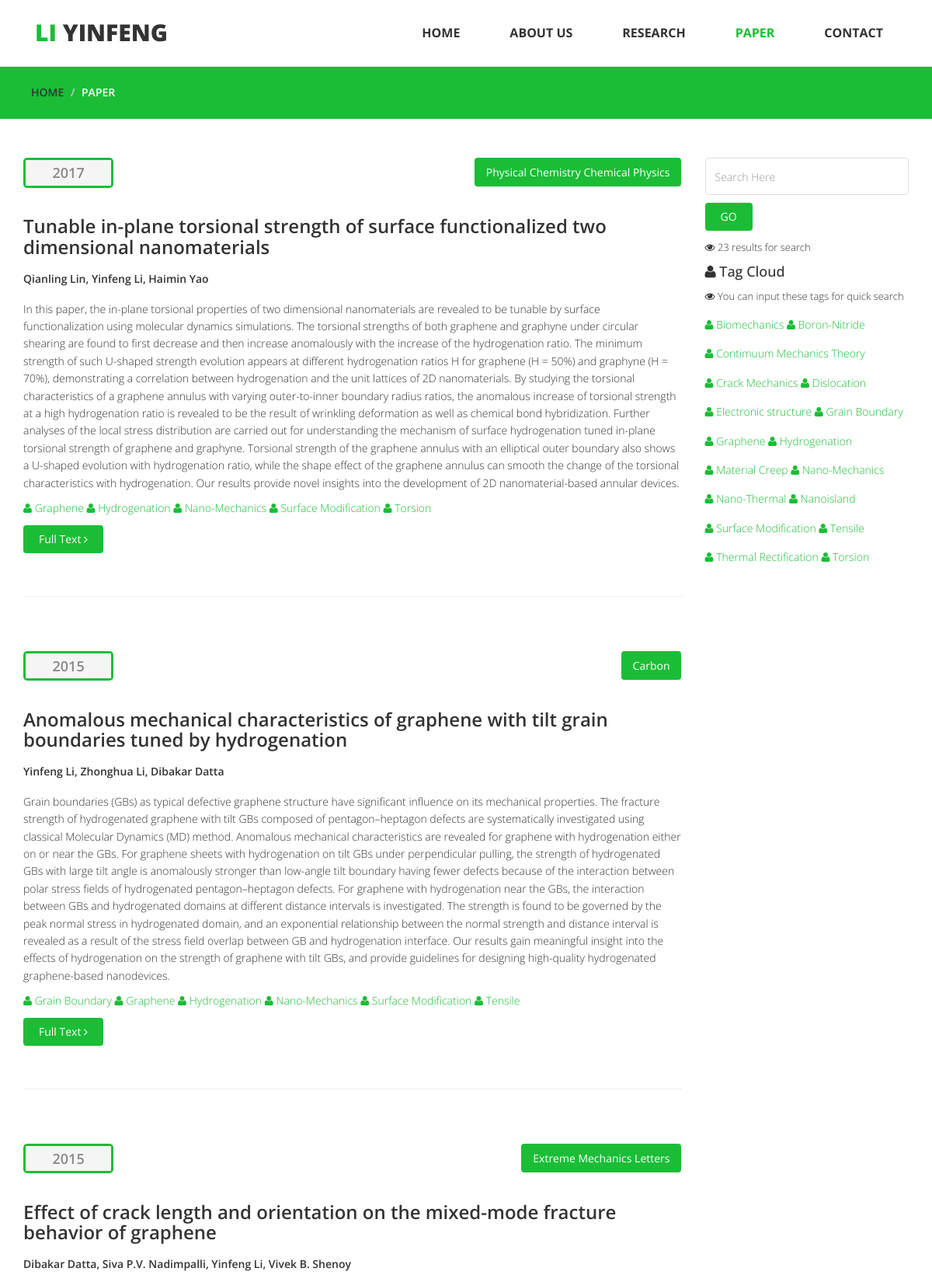
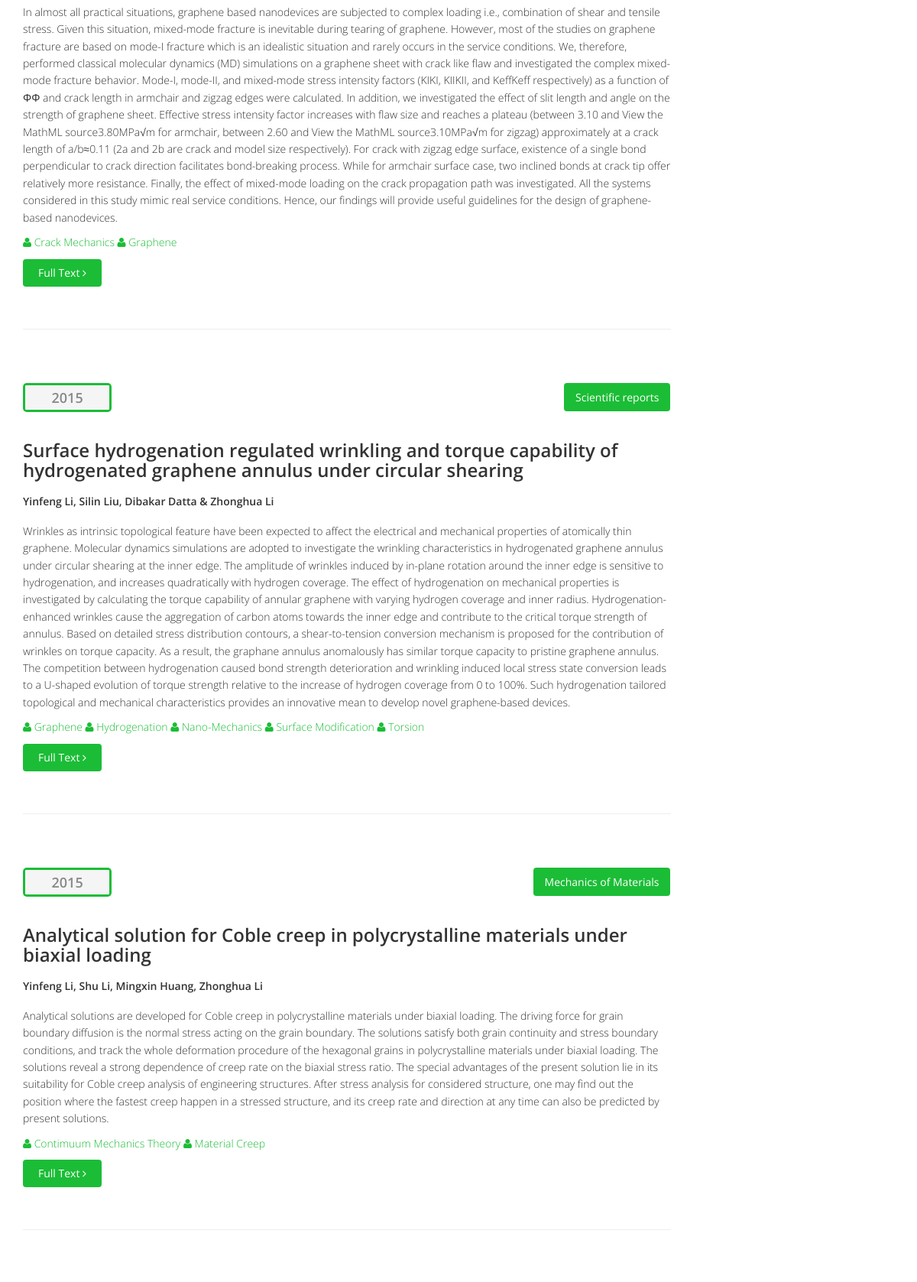
/base/blog.html/?page=2 (upper part), run on the app's committed database (2 pictures, top to bottom).
### base/models.py (models this page shows, shortened)
@python_2_unicode_compatible
class Article(models.Model):
    column = models.ManyToManyField(Column, blank=True, null=True, verbose_name = 'belong to')
    title = models.CharField(max_length=256)
    author = models.CharField(max_length=256)
    abstract = models.TextField('abstract')
    publishment = models.CharField(max_length=256)
    upload_date = models.DateTimeField(auto_now_add=True, editable=True)
    articleurl = models.CharField(max_length=256)
    publish_year = models.IntegerField()
    class Meta:
        verbose_name = 'article'
        verbose_name_plural = 'article'
    objects = ArticleManager()

@python_2_unicode_compatible
class Column(models.Model):
    name = models.CharField('column_name', max_length=256)
    intro = models.TextField('introduction', default='')
    class Meta:
        verbose_name = 'column'
        verbose_name_plural = 'column'
        ordering = ['name']

### base/views.py (the view, shortened to what this page needs)
def blog(request):
    article_column = Column.objects.all()
    keyword = request.POST.get('searchWords')
    allArticle = Article.objects.query_by_time()
    SearchResult = []
    if keyword == None:
        SearchResult = allArticle
    if len(SearchResult) == 0:
        SearchStatus = "Error"
    else:
        SearchStatus = "Success"
    ResultAmount = len(SearchResult)
    paginator = Paginator(SearchResult, 6)  # Show n articles per page
    page = request.GET.get('page')
    try:
        contacts = paginator.page(page)
    except PageNotAnInteger:
        contacts = paginator.page(1)
    except EmptyPage:
        contacts = paginator.page(paginator.num_pages)
    return render(request, 'blog.html', {"keyword": keyword,
                                                "Contacts": contacts,
                                                "SearchStatus": SearchStatus,
                                                "ResultAmount": ResultAmount,
                                         "article_column":article_column})

### base/models.py (called while the page is built)
    def query_by_time(self):
        query = self.get_queryset().order_by('-publish_year')
        return query

### templates/blog.html (shortened to what this page needs)
<!DOCTYPE html>
<html lang="en">
  <head>
    {% load staticfiles %}
    <link href="{% static "css/bootstrap.min.css" %}" rel="stylesheet">
	<link rel="stylesheet" href="{% static "css/font-awesome.min.css" %}">
	<link rel="stylesheet" href="{% static "css/animate.css" %}">
	<link href="{% static "css/prettyPhoto.css" %}" rel="stylesheet">
	<link href="{% static "css/style.css" %}" rel="stylesheet" />
  </head>
  <body>
	<header>
		<nav class="navbar navbar-default navbar-fixed-top" role="navigation">
			<div class="navigation">
				<div class="container">
					<div class="navbar-header">
						<div class="navbar-brand">
							<a href="/base/index.html"><h1><span>Li </span>Yinfeng</h1></a>
						</div>
					</div>
					<div class="navbar-collapse collapse">
						<div class="menu">
							<ul class="nav nav-tabs" role="tablist">
								<li role="presentation"><a href="/base/index.html">Home</a></li>
								<li role="presentation"><a href="/base/about.html">About Us</a></li>
								<li role="presentation"><a href="/base/services.html">Research</a></li>
								<li role="presentation"><a href="/base/blog.html"  class="active">Paper</a></li>
								<li role="presentation"><a href="/base/contact.html">Contact</a></li>
							</ul>
						</div>
					</div>
				</div>
			</div>
		</nav>
	</header>
	<div id="breadcrumb">
		<div class="container">
			<div class="breadcrumb">
				<li><a href="/base/index.html">Home</a></li>
				<li>Paper</li>
			</div>
		</div>
	</div>
	<section id="blog" class="container">
        <div class="blog">
            <div class="row">
                 <div class="col-md-9">
                     {% if SearchStatus == "Success" %}
                     {% for article in Contacts %}
                     <div class="blog-item">
                        <div class="row">
                            <div class="col-xs-12 col-sm-2">
                                <div class="entry-meta">
                                    <span id="publish_date">{{ article.publish_year }}</span>
                                </div>
                            </div>
                            <div class="col-xs-12 col-sm-10 blog-content">
                                <ul class="tag-cloud">
                                    <li><a class="btn btn-xs btn-primary">{{ article.publishment}}</a></li>
                                </ul>
                            </div>
                            <div class="col-xs-12  blog-content">
                                <h4>{{ article.title }}</h4>
                                <h5>{{ article.author}}</h5>
                                <p>{{ article.abstract}}</p>
                                <p>
                                    {% for column in article.column.all %}
                                    <span id="column"><i class="fa fa-user"></i> {{ column.name }} </span>
                                {% endfor %}
                                </p>
                                <p><a href="{{ article.articleurl }}" target="_blank" class="btn btn-primary readmore" >Full Text <i class="fa fa-angle-right"></i></a></p>
                            </div>
                        </div>
                    <hr>
                    </div>
                     {% endfor %}
                     {% endif %}
                </div>
                <div class="col-md-3">
                    <div class="widget search">
                        <form role="form" method="POST">
                            <input type="text" name="searchWords" class="form-control search_box" autocomplete="off" placeholder="Search Here" value="">
                            <input type="submit" class="btn btn-primary subbotton" value="GO"/>
                        </form>
                        <p><i class="fa fa-eye"></i> {{ ResultAmount }} results for search</p>
                        <h4><i class="fa fa-user"></i> Tag Cloud</h4>
                        <p><i class="fa fa-eye"></i> You can input these tags for quick search</p>
                        <ul class="tag-cloud">
                            {% for column in article_column %}
                            <li id="column"><i class="fa fa-user"></i> {{ column.name }} </li>
                            {% endfor %}
                        </ul>
                    </div>
    			</div>
            </div>
        </div>
    </section>
  </body>
</html>

### static/css/style.css (style rules this page uses)
body { font-family:'Open Sans', Arial, sans-serif; font-size:14px; font-weight:300; line-height:1.6em; color:#fff; background-color:#fff; overflow-x:hidden; }
hi,h2,h3,h4,h5,h6 { color:#333; line-height:1.1em; }
p { color:#333; font-size:13px; }
a { text-decoration:none; transition: all 0.1s ease-in-out; -moz-transition: all 0.1s ease-in-out; -webkit-transition: all 0.1s ease-in-out; -o-transition: all 0.1s ease-in-out; outline: none; color:#333; }
.btn-primary { padding: 8px 20px; background: #1BBD36; color: #fff; border-radius: 4px; border:none; margin-top: 0px; }
#breadcrumb { background-color: #1BBD36; margin-top: -20px; }
.breadcrumb { list-style: none; background-color: #1BBD36; border-radius: 0px; padding:3px 10px; }
.breadcrumb li { text-transform:uppercase; margin-top:125px; font-weight:600; }
.navigation { background-color:#fff; padding:0; }
.navbar-brand h1 { margin-top:5px; padding-top:5px; float: left; font-size: 30px; color:#333; text-transform:uppercase; font-weight:900; }
.navbar-brand h1 span { color: #1BBD36; }
.menu { font-size:12px; float:right; text-transform:uppercase; font-weight:700; }
.menu ul.nav-tabs li { color:#000; }
.nav-tabs { border-bottom: 0; }
.nav-tabs > li { float: left; margin-bottom: 0; }
.nav-tabs > li > a { font-size:16px; border-radius:0; color:#333; padding:30px; }
.nav-tabs > li > a.active { color: #1BBD36; border-radius:0; transition: all 0.3s ease-in-out; -moz-transition: all 0.3s ease-in-out; -webkit-transition: all 0.3s ease-in-out; -o-transition: all 0.3s ease-in-out; }
#blog { margin-top:50px; }
#blog ul { float: right; }
.widget { margin-bottom: 10px; padding-left: 0; }
.blog-item { border-radius: 0; overflow: hidden; margin-bottom: 50px; }
.blog .blog-item .blog-content { padding-bottom: 25px; }
.readmore { margin-top: 0; }
.subbotton { margin-top: 10px; }
.blog .blog-item .blog-content h4 { margin-bottom: 20px; font-weight: 600; font-size: 24px; }
.blog .blog-item .blog-content h5 { margin-bottom: 20px; font-weight: 600; }
.blog .blog-item .blog-content p { font-size: 14px; }
.blog .blog-item .entry-meta { border-radius: 5px; overflow: hidden; }
.blog .blog-item .entry-meta > span { background: #f5f5f5; border-top: 1px solid #fff; display: block; font-size: 18px; font-weight: 600; overflow: hidden; padding: 5px; text-align: left; }
#publish_date { background: #f5f5f5; border: 3px solid #1BBD36; border-radius: 4px; color: #888; padding: 5px 0; text-align: center; }
#column { font-size: 14px; background: #fff; color: #1BBD36; padding: 5px 0; text-align: center; margin-bottom: 5px; }
.blog .blog-item .entry-meta > span { color: #ccc; }
.search_box { background-image: url("../images/search_icon.png"); background-position: 314px 15px; background-repeat: no-repeat; border-color: #DEDEDE; height: 48px; outline: medium none; box-shadow: none; }
ul.tag-cloud, ul.sidebar-gallery { list-style: none; padding: 0; margin: 0; }
.tag-cloud li { display: inline-block; margin-bottom: 3px; }
.tag-cloud li a { font-size: 14px; background: #1BBD36; color: #fff; border: 0; border-radius: 4px; padding: 8px 15px; }

### data on the page
Article: publish_year "2017", publishment "Physical Chemistry Chemical Physics", title "Tunable in-plane torsional strength of surface functionalized two dimensional nanomaterials", author "Qianling Lin, Yinfeng Li, Haimin Yao", abstract "In this paper, the in-plane torsional properties of two dimensional nanomaterials are revealed to be tunable by surface functionalization using molecular dynamics simulations. The torsional strengths of both graphene and graphyne under circular shearing are found to first decrease and then increase anomalously with the increase of the hydrogenation ratio. The minimum strength of such U-shaped strength evolution appears at different hydrogenation ratios H for graphene (H = 50%) and graphyne (H = 70%), demonstrating a correlation between hydrogenation and the unit lattices of 2D nanomaterials. By studying the torsional characteristics of a graphene annulus with varying outer-to-inner boundary…"
Column: name "Graphene"
Column: name "Hydrogenation"
Column: name "Nano-Mechanics"
Column: name "Surface Modification"
Column: name "Torsion"
Article: publish_year "2015", publishment "Carbon", title "Anomalous mechanical characteristics of graphene with tilt grain boundaries tuned by hydrogenation", author "Yinfeng Li, Zhonghua Li, Dibakar Datta", abstract "Grain boundaries (GBs) as typical defective graphene structure have significant influence on its mechanical properties. The fracture strength of hydrogenated graphene with tilt GBs composed of pentagon–heptagon defects are systematically investigated using classical Molecular Dynamics (MD) method. Anomalous mechanical characteristics are revealed for graphene with hydrogenation either on or near the GBs. For graphene sheets with hydrogenation on tilt GBs under perpendicular pulling, the strength of hydrogenated GBs with large tilt angle is anomalously stronger than low-angle tilt boundary having fewer defects because of the interaction between polar stress fields of hydrogenated…"
Column: name "Grain Boundary"
Column: name "Tensile"
Article: publish_year "2015", publishment "Extreme Mechanics Letters", title "Effect of crack length and orientation on the mixed-mode fracture behavior of graphene", author "Dibakar Datta, Siva P.V. Nadimpalli, Yinfeng Li, Vivek B. Shenoy", abstract "In almost all practical situations, graphene based nanodevices are subjected to complex loading i.e., combination of shear and tensile stress. Given this situation, mixed-mode fracture is inevitable during tearing of graphene. However, most of the studies on graphene fracture are based on mode-I fracture which is an idealistic situation and rarely occurs in the service conditions. We, therefore, performed classical molecular dynamics (MD) simulations on a graphene sheet with crack like flaw and investigated the complex mixed-mode fracture behavior. Mode-I, mode-II, and mixed-mode stress intensity factors (KIKI, KIIKII, and KeffKeff respectively) as a function of ΦΦ and crack length in…"
Column: name "Crack Mechanics"
Article: publish_year "2015", publishment "Scientific reports", title "Surface hydrogenation regulated wrinkling and torque capability of hydrogenated graphene annulus under circular shearing", author "Yinfeng Li, Silin Liu, Dibakar Datta & Zhonghua Li", abstract "Wrinkles as intrinsic topological feature have been expected to affect the electrical and mechanical properties of atomically thin graphene. Molecular dynamics simulations are adopted to investigate the wrinkling characteristics in hydrogenated graphene annulus under circular shearing at the inner edge. The amplitude of wrinkles induced by in-plane rotation around the inner edge is sensitive to hydrogenation, and increases quadratically with hydrogen coverage. The effect of hydrogenation on mechanical properties is investigated by calculating the torque capability of annular graphene with varying hydrogen coverage and inner radius. Hydrogenation-enhanced wrinkles cause the aggregation of…"
Article: publish_year "2015", publishment "Mechanics of Materials", title "Analytical solution for Coble creep in polycrystalline materials under biaxial loading", author "Yinfeng Li, Shu Li, Mingxin Huang, Zhonghua Li", abstract "Analytical solutions are developed for Coble creep in polycrystalline materials under biaxial loading. The driving force for grain boundary diffusion is the normal stress acting on the grain boundary. The solutions satisfy both grain continuity and stress boundary conditions, and track the whole deformation procedure of the hexagonal grains in polycrystalline materials under biaxial loading. The solutions reveal a strong dependence of creep rate on the biaxial stress ratio. The special advantages of the present solution lie in its suitability for Coble creep analysis of engineering structures. After stress analysis for considered structure, one may find out the position where the fastest…"
Column: name "Contimuum Mechanics Theory"
Column: name "Material Creep"
Column: name "Biomechanics"
Column: name "Boron-Nitride"
Column: name "Dislocation"
Column: name "Electronic structure"
Column: name "Nano-Thermal"
Column: name "Nanoisland"
Column: name "Thermal Rectification"

### other printed values
{{ ResultAmount }} "23"
